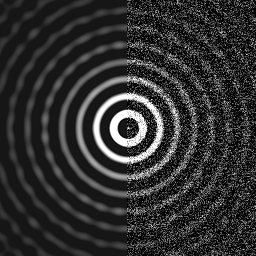
%> input picture circue2.jpg, 256 x 256 px
$ octave F5_16.m   (GNU Octave 9; MATLAB toolbox functions it lacks are replaced by stand-ins)
%> lines starting %> are read from the running program, lines starting %| are printed output that depends on the picture
### Pyramid.m
%%%%%%%%%%%%%%%%%%%%%%%%%%%%%%%%%%%%%%%%%%%%%%%%%%%%%%%%%%%%%%%%%%%%%%%
% Pyramid-based orientation estimation
% Pyramid(A,sz,ol,nl,option,option2)
% A: the image
% sz: the estimation block size
% ol: the block overlap size
% nl: the number of layers in the pyramid
% option: the option of whether show the result or not
% option2: the option of orientation propagation
% option3: =1: build image pyramid; =2: build gradient pyramid
%%%%%%%%%%%%%%%%%%%%%%%%%%%%%%%%%%%%%%%%%%%%%%%%%%%%%%%%%%%%%%%%%%%%%%%
% Sept 12, 2002, xiaoguang feng:
% The propagation is changed from angles to vectors
%%%%%%%%%%%%%%%%%%%%%%%%%%%%%%%%%%%%%%%%%%%%%%%%%%%%%%%%%%%%%%%%%%%%%%%
% Sept 21, 2002, xiaoguang feng:
% Add the option of build gradient pyramid (instead of image pyramid)
%%%%%%%%%%%%%%%%%%%%%%%%%%%%%%%%%%%%%%%%%%%%%%%%%%%%%%%%%%%%%%%%%%%%%%%
% FINAL VERSION: 02/18/2003
% By Xiaoguang Feng
%%%%%%%%%%%%%%%%%%%%%%%%%%%%%%%%%%%%%%%%%%%%%%%%%%%%%%%%%%%%%%%%%%%%%%%


function Orient=Pyramid(A,sz,ol,nl,option,option2,option3)
%> called with sz = 8, ol = 4, nl = 3, option = 1, option2 = 1, option3 = 2
    MinSize=sz; % the block size
    OverLap=ol; % the overlap of the blocks
    NumOfLayer=nl; % the number of layers in the pyramid

    % build up the pyramid
    if option3==1 % build the image pyramid
        if option==1
            disp('Building IMAGE pyramid, please wait...');
        end
        LP{1}=A; % bottom layer of the low pass pyramid (Gaussian Pyramid)
        for I=2:NumOfLayer
            [LP{I},HP{I-1}]=BuildPyramid(LP{I-1});
        end
        [tmpLP,HP{NumOfLayer}]=BuildPyramid(LP{NumOfLayer});
        if option==1
            disp('Image pyramid done');
        end
    elseif option3==2 % build the gradient pyramid
        if option==1
            disp('Building GRADIENT pyramid, please wait...');
        end
        [fx fy]=gradient(A);
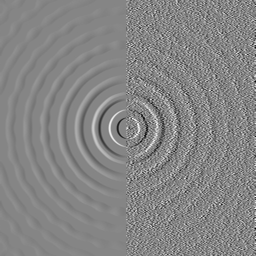
%> fx: size 256x256 double; min -155, max 141, mean 0; drawn with min black and max white
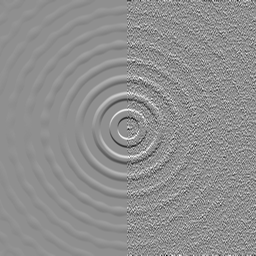
%> fy: size 256x256 double; min -180, max 140, mean 0; drawn with min black and max white
        LP{1}=fx+i*fy;
        for I=2:NumOfLayer
            [LP{I},HP{I-1}]=BuildPyramid(LP{I-1});
        end
%> after the loop, HP = 2 items; LP = 3 items
        [tmpLP,HP{NumOfLayer}]=BuildPyramid(LP{NumOfLayer});
        if option==1
            disp('Gradient pyramid done');
        end
    end

    % select using which pyramid to do the estimation (LP:Low Pass Pyramid, HP: High Pass Pyramid)
    P=LP; %Gaussian Pyramid
%> P = 3 items
    %P=HP; %Laplacian Pyramid

    % first estimate in the top layer
    NumBlk=ceil(size(P{NumOfLayer},1)/MinSize);
%> NumBlk = 8
    Orient=zeros(NumBlk);
    % calculate the gradient map
    if option3==1
        [fx,fy]=gradient(P{NumOfLayer});
        G=fx+i*fy;
    elseif option3==2
        G=P{NumOfLayer};
    end
    % divide into blocks
    fun = inline('x(:)');
%> the run ends on the next line
    subimages=blkproc(G,[MinSize MinSize],[OverLap, OverLap],fun);

    index=1;
    % for each sub-block
    if option==1
        h=waitbar(0,sprintf('Processing the layer %d, please wait...',NumOfLayer));
    end
    count=1;
    for J=1:NumBlk
        for K=1:NumBlk
            % get the gradients for current block
            itemp=(K-1)*(MinSize+2*OverLap)*(MinSize+2*OverLap);
            CurImage=subimages(itemp+1:itemp+(MinSize+2*OverLap)*(MinSize+2*OverLap),J);
            CurImage=reshape(CurImage,MinSize+2*OverLap,MinSize+2*OverLap);
            % load the SVD method to estimate in current block
            [a,sv]=SVD_Orientation(CurImage);
            Orient(K,J)=a; % now 'a' is not angle, but a unit vector
            EnergyRate(K,J)=(sv(1)-sv(2))/(sv(1)+sv(2));
            if option==1
                waitbar(count/(NumBlk*NumBlk),h);
            end
            count=count+1;
        end
    end
    if option==1
        close(h);
    end

    % for every other layers:
    for I=NumOfLayer-1:-1:1
        % double size the orientation matrix & the sv matrix
        Orient=imresize(Orient,2);
        EnergyRate=imresize(EnergyRate,2);
        NumBlk=ceil(size(P{I},1)/MinSize);
        if option3==1
            [fx,fy]=gradient(P{I});
            G=fx+i*fy;
        elseif option3==2
            G=P{I};
        end
        subimages=blkproc(G,[MinSize MinSize],[OverLap, OverLap],fun);
        if option==1
            h=waitbar(0,sprintf('Processing the layer %d, please wait...',I));
        end
        count=1;
        % for each sub-block
        for J=1:NumBlk
            for K=1:NumBlk
                % get the gradient map for current block
                itemp=(K-1)*(MinSize+2*OverLap)*(MinSize+2*OverLap);
                CurImage=subimages(itemp+1:itemp+(MinSize+2*OverLap)*(MinSize+2*OverLap),J);
                CurImage=reshape(CurImage,MinSize+2*OverLap,MinSize+2*OverLap);
                % load SVD method
                [a,sv]=SVD_Orientation(CurImage);
                % two options of orientation propagation:
                % one is use singular value rates as propagation weights
                % the other is use singular value rates as selection criterion
                if option2==1
                    if (sv(1)-sv(2))/(sv(1)+sv(2))>EnergyRate(K,J)
                        Orient(K,J)=a;
                        EnergyRate(K,J)=(sv(1)-sv(2))/(sv(1)+sv(2));
                    end
                else
                    % to prevent the error propagations
                    if real(Orient(K,J))>0 & real(a)<-imag(Orient(K,J))
                        a=-a;
                    elseif real(Orient(K,J))<0 & real(a)>imag(Orient(K,J))
                        a=a+pi;
                    end
                    % linear combination
                    ER=(sv(1)-sv(2))/(sv(1)+sv(2));PropWeight(K,J)=ER/(ER+EnergyRate(K,J));
                    Orient(K,J)=a*ER/(ER+EnergyRate(K,J))+Orient(K,J)*EnergyRate(K,J)/(ER+EnergyRate(K,J));
                    if imag(Orient(K,J))<0
                        Orient(K,J)=-Orient(K,J);
                    end
                    EnergyRate(K,J)=ER*ER/(ER+EnergyRate(K,J))+EnergyRate(K,J)*EnergyRate(K,J)/(ER+EnergyRate(K,J));
                end
                if option==1
                    waitbar(count/(NumBlk*NumBlk),h);
                end
                count=count+1;
            end
         end
         if option==1
            close(h);
        end
    end

    if option==1
        ShowOrientation(Orient,A);
    end


### BuildPyramid.m
%%%%%%%%%%%%%%%%%%%%%%%%%%%%%%%%%%%%%%%%%%%%%%%%%%%
% function of building the image/gradient pyramid
% 02/18/2003 FINAL Version, By Xiaoguang Feng
%%%%%%%%%%%%%%%%%%%%%%%%%%%%%%%%%%%%%%%%%%%%%%%%%%%

function [LP,HP]=BuildPyramid(In)
    % Build the Pyramid without overlap
    fun = inline('ones(2).*mean(x(:))');
    LP=blkproc(In,[2 2],fun);
    HP=In-LP;
    LP=LP(1:2:size(In,1),1:2:size(In,2));

    % [5 lines of commented-out code are left out]


### F5_16.m
%%%%%%%%%%%%%%%%%%%%%%%%%%%%%%%%%%%%%%%%%%%%%%%%%%%%
% file: F5_16.m
% To produce the orientation map in Figure 5.16
% By Xiaoguang Feng. 02/18/2003
%%%%%%%%%%%%%%%%%%%%%%%%%%%%%%%%%%%%%%%%%%%%%%%%%%%%

I=double(imread('circue2.jpg'));

OM=Pyramid(I,8,4,3,1,1,2);

$ run again, with fingerprint.jpg copied over circue2.jpg
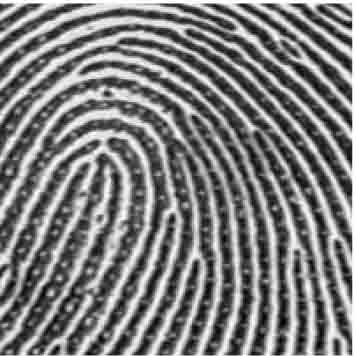
%> input picture fingerprint.jpg, 356 x 356 px
%> in Pyramid, `[fx fy]=gradient(A);`:
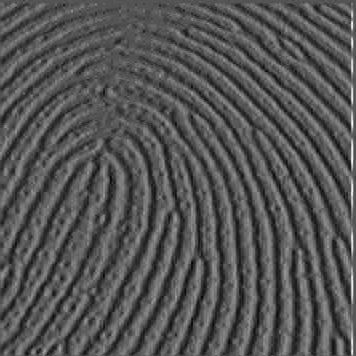
%> fx: size 356x356 double; min -60, max 121, mean 0.4; drawn with min black and max white
%> in Pyramid, `[fx fy]=gradient(A);`:
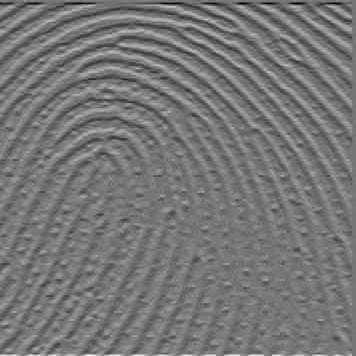
%> fy: size 356x356 double; min -111.5, max 128, mean -0.1; drawn with min black and max white
%> after the loop in Pyramid, `for I=2:NumOfLayer`: HP = 2 items; LP = 3 items
%> NumBlk = 12
